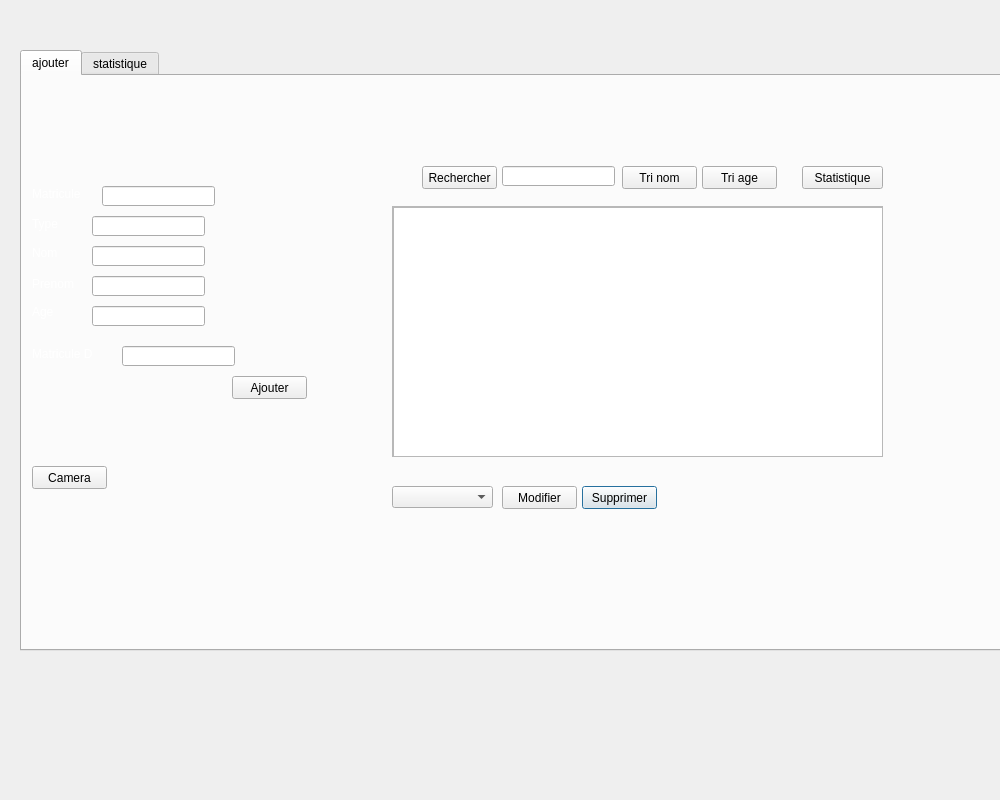
<?xml version="1.0" encoding="UTF-8"?>
<ui version="4.0">
 <class>employee</class>
 <widget class="QDialog" name="employee">
  <property name="geometry">
   <rect>
    <x>0</x>
    <y>0</y>
    <width>1000</width>
    <height>800</height>
   </rect>
  </property>
  <property name="minimumSize">
   <size>
    <width>1000</width>
    <height>800</height>
   </size>
  </property>
  <property name="maximumSize">
   <size>
    <width>10000</width>
    <height>800</height>
   </size>
  </property>
  <property name="windowTitle">
   <string>Dialog</string>
  </property>
  <widget class="QTabWidget" name="tabWidget">
   <property name="geometry">
    <rect>
     <x>20</x>
     <y>50</y>
     <width>981</width>
     <height>601</height>
    </rect>
   </property>
   <property name="currentIndex">
    <number>0</number>
   </property>
   <widget class="QWidget" name="tab_2">
    <attribute name="title">
     <string>ajouter</string>
    </attribute>
    <widget class="QLabel" name="label_2">
     <property name="geometry">
      <rect>
       <x>-130</x>
       <y>-30</y>
       <width>1101</width>
       <height>611</height>
      </rect>
     </property>
     <property name="text">
      <string/>
     </property>
     <property name="pixmap">
      <pixmap>../../Bureau/247590809_624209822325987_6344712974586411864_n.png</pixmap>
     </property>
     <property name="scaledContents">
      <bool>true</bool>
     </property>
    </widget>
    <widget class="QPushButton" name="pb_supprimer">
     <property name="geometry">
      <rect>
       <x>560</x>
       <y>410</y>
       <width>75</width>
       <height>23</height>
      </rect>
     </property>
     <property name="text">
      <string>Supprimer</string>
     </property>
    </widget>
    <widget class="QPushButton" name="pb_modifier">
     <property name="geometry">
      <rect>
       <x>480</x>
       <y>410</y>
       <width>75</width>
       <height>23</height>
      </rect>
     </property>
     <property name="text">
      <string>Modifier</string>
     </property>
    </widget>
    <widget class="QPushButton" name="pb_rechercher">
     <property name="geometry">
      <rect>
       <x>400</x>
       <y>90</y>
       <width>75</width>
       <height>23</height>
      </rect>
     </property>
     <property name="text">
      <string>Rechercher</string>
     </property>
    </widget>
    <widget class="QPushButton" name="pb_statistique">
     <property name="geometry">
      <rect>
       <x>780</x>
       <y>90</y>
       <width>81</width>
       <height>23</height>
      </rect>
     </property>
     <property name="text">
      <string>Statistique</string>
     </property>
    </widget>
    <widget class="QPushButton" name="pb_ajouter">
     <property name="geometry">
      <rect>
       <x>210</x>
       <y>300</y>
       <width>75</width>
       <height>23</height>
      </rect>
     </property>
     <property name="text">
      <string>Ajouter</string>
     </property>
    </widget>
    <widget class="QPushButton" name="le_tri_nom">
     <property name="geometry">
      <rect>
       <x>600</x>
       <y>90</y>
       <width>75</width>
       <height>23</height>
      </rect>
     </property>
     <property name="text">
      <string>Tri nom</string>
     </property>
    </widget>
    <widget class="QPushButton" name="pushButton_7">
     <property name="geometry">
      <rect>
       <x>10</x>
       <y>390</y>
       <width>75</width>
       <height>23</height>
      </rect>
     </property>
     <property name="text">
      <string>Camera</string>
     </property>
    </widget>
    <widget class="QScrollArea" name="scrollArea">
     <property name="geometry">
      <rect>
       <x>370</x>
       <y>130</y>
       <width>491</width>
       <height>251</height>
      </rect>
     </property>
     <property name="widgetResizable">
      <bool>true</bool>
     </property>
     <widget class="QWidget" name="scrollAreaWidgetContents">
      <property name="geometry">
       <rect>
        <x>0</x>
        <y>0</y>
        <width>489</width>
        <height>249</height>
       </rect>
      </property>
      <widget class="QTableView" name="tabemploye">
       <property name="geometry">
        <rect>
         <x>0</x>
         <y>0</y>
         <width>491</width>
         <height>251</height>
        </rect>
       </property>
      </widget>
     </widget>
    </widget>
    <widget class="QLabel" name="type">
     <property name="geometry">
      <rect>
       <x>10</x>
       <y>140</y>
       <width>51</width>
       <height>16</height>
      </rect>
     </property>
     <property name="styleSheet">
      <string notr="true">font: 12pt &quot;MS Shell Dlg 2&quot;;
color: rgb(255, 255, 255);</string>
     </property>
     <property name="text">
      <string>Type </string>
     </property>
    </widget>
    <widget class="QLabel" name="nom">
     <property name="geometry">
      <rect>
       <x>10</x>
       <y>170</y>
       <width>47</width>
       <height>14</height>
      </rect>
     </property>
     <property name="styleSheet">
      <string notr="true">font: 12pt &quot;MS Shell Dlg 2&quot;;
color: rgb(255, 255, 255);</string>
     </property>
     <property name="text">
      <string>Nom </string>
     </property>
    </widget>
    <widget class="QLabel" name="prenom">
     <property name="geometry">
      <rect>
       <x>10</x>
       <y>200</y>
       <width>61</width>
       <height>16</height>
      </rect>
     </property>
     <property name="styleSheet">
      <string notr="true">font: 12pt &quot;MS Shell Dlg 2&quot;;
color: rgb(255, 255, 255);</string>
     </property>
     <property name="text">
      <string>Prenom</string>
     </property>
    </widget>
    <widget class="QLabel" name="age">
     <property name="geometry">
      <rect>
       <x>10</x>
       <y>220</y>
       <width>111</width>
       <height>31</height>
      </rect>
     </property>
     <property name="styleSheet">
      <string notr="true">font: 12pt &quot;MS Shell Dlg 2&quot;;
color: rgb(255, 255, 255);</string>
     </property>
     <property name="text">
      <string>Age</string>
     </property>
    </widget>
    <widget class="QLabel" name="matricule">
     <property name="geometry">
      <rect>
       <x>10</x>
       <y>110</y>
       <width>71</width>
       <height>16</height>
      </rect>
     </property>
     <property name="styleSheet">
      <string notr="true">font: 12pt &quot;MS Shell Dlg 2&quot;;
color: rgb(255, 255, 255);</string>
     </property>
     <property name="text">
      <string>Matricule</string>
     </property>
    </widget>
    <widget class="QLineEdit" name="le_matricule">
     <property name="geometry">
      <rect>
       <x>80</x>
       <y>110</y>
       <width>113</width>
       <height>20</height>
      </rect>
     </property>
    </widget>
    <widget class="QLineEdit" name="le_nom">
     <property name="geometry">
      <rect>
       <x>70</x>
       <y>170</y>
       <width>113</width>
       <height>20</height>
      </rect>
     </property>
    </widget>
    <widget class="QLineEdit" name="le_prenom">
     <property name="geometry">
      <rect>
       <x>70</x>
       <y>200</y>
       <width>113</width>
       <height>20</height>
      </rect>
     </property>
    </widget>
    <widget class="QLineEdit" name="le_age">
     <property name="geometry">
      <rect>
       <x>70</x>
       <y>230</y>
       <width>113</width>
       <height>20</height>
      </rect>
     </property>
    </widget>
    <widget class="QLineEdit" name="le_type">
     <property name="geometry">
      <rect>
       <x>70</x>
       <y>140</y>
       <width>113</width>
       <height>20</height>
      </rect>
     </property>
    </widget>
    <widget class="QComboBox" name="comboBox">
     <property name="geometry">
      <rect>
       <x>370</x>
       <y>410</y>
       <width>101</width>
       <height>22</height>
      </rect>
     </property>
    </widget>
    <widget class="QLabel" name="label_9">
     <property name="geometry">
      <rect>
       <x>10</x>
       <y>270</y>
       <width>81</width>
       <height>16</height>
      </rect>
     </property>
     <property name="styleSheet">
      <string notr="true">color: rgb(255, 255, 255);
font: 12pt &quot;MS Shell Dlg 2&quot;;</string>
     </property>
     <property name="text">
      <string>Matricule D</string>
     </property>
    </widget>
    <widget class="QLineEdit" name="le_matriculd">
     <property name="geometry">
      <rect>
       <x>100</x>
       <y>270</y>
       <width>113</width>
       <height>20</height>
      </rect>
     </property>
    </widget>
    <widget class="QLineEdit" name="rech">
     <property name="geometry">
      <rect>
       <x>480</x>
       <y>90</y>
       <width>113</width>
       <height>20</height>
      </rect>
     </property>
    </widget>
    <widget class="QPushButton" name="le_tri_age">
     <property name="geometry">
      <rect>
       <x>680</x>
       <y>90</y>
       <width>75</width>
       <height>23</height>
      </rect>
     </property>
     <property name="text">
      <string>Tri age</string>
     </property>
    </widget>
   </widget>
   <widget class="QWidget" name="tab_3">
    <attribute name="title">
     <string>statistique</string>
    </attribute>
    <widget class="QLabel" name="label_3">
     <property name="geometry">
      <rect>
       <x>0</x>
       <y>3</y>
       <width>941</width>
       <height>481</height>
      </rect>
     </property>
     <property name="text">
      <string/>
     </property>
     <property name="pixmap">
      <pixmap>../../Bureau/247590809_624209822325987_6344712974586411864_n.png</pixmap>
     </property>
     <property name="scaledContents">
      <bool>true</bool>
     </property>
    </widget>
    <widget class="QLabel" name="label_15">
     <property name="geometry">
      <rect>
       <x>370</x>
       <y>100</y>
       <width>171</width>
       <height>51</height>
      </rect>
     </property>
     <property name="styleSheet">
      <string notr="true">font: 75 26pt &quot;MS Shell Dlg 2&quot;;
color: rgb(255, 255, 255);</string>
     </property>
     <property name="text">
      <string>Statistique </string>
     </property>
    </widget>
    <widget class="QMdiArea" name="mdiArea">
     <property name="geometry">
      <rect>
       <x>210</x>
       <y>170</y>
       <width>511</width>
       <height>241</height>
      </rect>
     </property>
     <property name="styleSheet">
      <string notr="true">color: rgb(255, 255, 255);</string>
     </property>
    </widget>
   </widget>
  </widget>
 </widget>
 <resources/>
 <connections/>
</ui>
